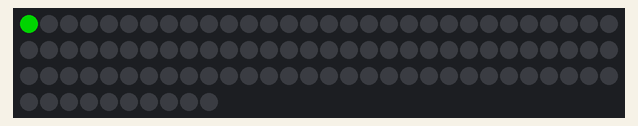
Bench run of a sketch on a simulated Arduino Uno, built with avr-gcc and run on an emulated ATmega328P. Shown: 100 RGB LEDs in strip order, left to right, continuing on the next row. Dim RGB values are drawn brighter than linear.

Above: at 0.01 s.
At 5.0 s:
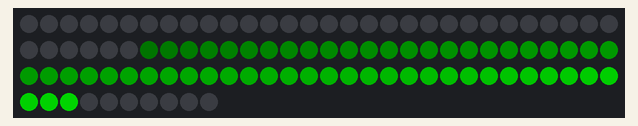
At 9.99 s:
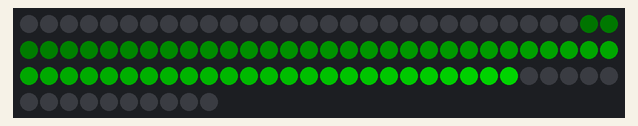
At 19.96 s:
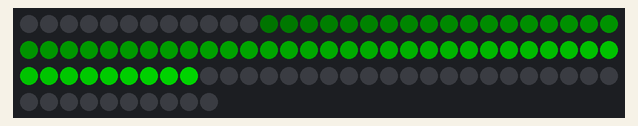
At 29.94 s:
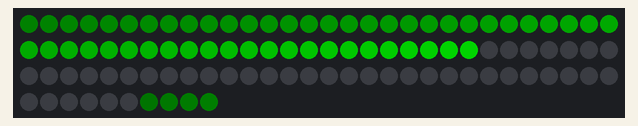
At 39.92 s:
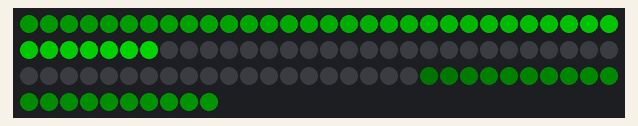

The sketch:

fade.ino
```cpp
//Parecido com o led correndo mas com mais leds e cada led vai diminuindo um pouco a intensidade

//https://www.youtube.com/BitaBit

//Para mais informações sobre este código acesse:
//https://youtu.be/U7RcNgb9qBE

//https://bitabittecnologia.com.br

#include <FastLED.h>

//Quantidade de LEDs na fita
#define NUM_LEDS 100

//CRGBArray de LEDs
CRGBArray<NUM_LEDS> leds; //outro tipo de array diferente de CRGB leds[NUM_LEDS];

void setup()
{
  //FastLED.addLeds<NEOPIXEL, DATA_PIN>(leds, NUM_LEDS);
  FastLED.addLeds<WS2812B, 5, GRB>(leds, NUM_LEDS); //DATA_PIN
}
void loop()
{
  for(int i=0; i<NUM_LEDS; i++)
  {
    leds.fadeToBlackBy(10); //Quanto maior o nº menos leds ficam acesos e qt menor mais leds ficam acesos

    leds[i] = CRGB::Green;
    FastLED.show();
    delay(50);
  }
}
```
